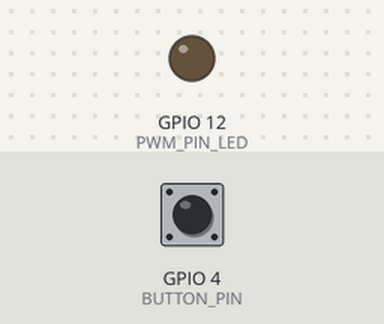
The sketch below on a simulated ESP32. On the bench: output pins drawn as LEDs (lit = HIGH). Inputs (shaded band) come from the test bench; at power-on: GPIO 4 (BUTTON_PIN) LOW. What the sketch prints to the serial monitor is not drawn.

Above: at 1.2 s.
1.3 s: GPIO 4 (BUTTON_PIN) pulled HIGH for 3.2 s
At 2.2 s:
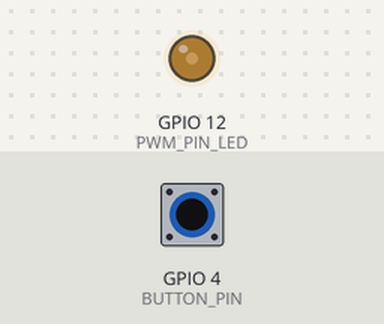
At 3.2 s:
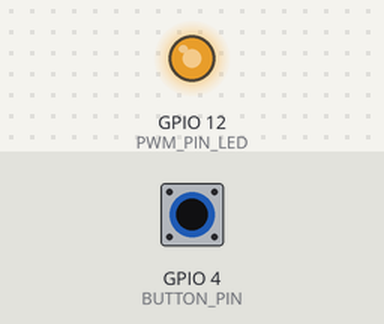
6.0 s: GPIO 4 (BUTTON_PIN) pulled HIGH for 0.15 s
8.0 s: GPIO 4 (BUTTON_PIN) pulled HIGH for 1 s
At 10.1 s:
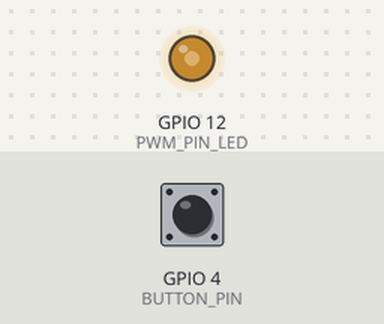
Timing chart, 0 to 11.6 s (numbered marks = the images above; inputs shaded):
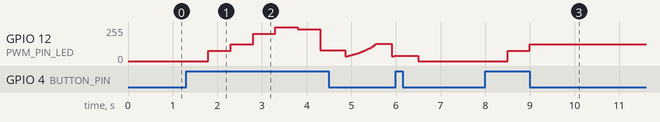

The sketch:

pwm.ino
```cpp
const int PWM_PIN_LED = 12;
const int BUTTON_PIN  =  4;

const int PWM_CHANNEL     = 0;
const int PWM_FREQ        = 10000; //[Hz]
const int PWM_PRESOLUTION = 8;    //bits

int waveform = 0;
float t;   //Tiempo del ciclo
float dutyCycle = 0;

void setup() {
  Serial.begin(115200);
  pinMode(BUTTON_PIN, INPUT_PULLDOWN);

  ledcSetup(PWM_CHANNEL, PWM_FREQ, PWM_PRESOLUTION);
  ledcAttachPin(PWM_PIN_LED, PWM_CHANNEL);
}

void loop() {

  //Polling button

  if(digitalRead(BUTTON_PIN)){
    waveform++;
    if(waveform > 7){
      waveform = 0;
    }
    Serial.println(waveform);
    delay(500);
  }

  t++;
  if(t >= 256){
      t = 0;
  }

  switch(waveform){

    case 0:
      dutyCycle = 0;
    break;

    case 1:
      dutyCycle = 0.3;
    break;

    case 2:
      dutyCycle = 0.5;
    break;

    case 3:
      dutyCycle = 0.8 ;
    break;

    case 4:
      dutyCycle = 1;
    break;


  //Formas de onda variables
    case 5:
      dutyCycle = (t+0.1)/256;
      delay(2.5);
    break;

    case 6:
      dutyCycle = 0.5*sin(2*PI*t/256)+ 0.5;
      delay(0.5);
    break;

    case 7:
      dutyCycle = pow(2.71828,((t/255)-1)*2);
      delay(4);
    break;
    }

   //Muestra forma de onda en serial plotter
   Serial.println(dutyCycle*100);

   //Envia señal pwm al pin seleccionado
   ledcWrite(PWM_CHANNEL, dutyCycle*255);


}
```

Measured:
- after the input at 1.3 s, GPIO 12 (PWM_PIN_LED): 0/255 → 76/255 after 0.50 s, → 127/255 0.50 s later, → 203/255 0.50 s later, → 255/255 0.50 s later, … (70 changes in this stretch)
- after the input at 8.0 s, GPIO 12 (PWM_PIN_LED): 0/255 → 76/255 after 0.50 s, → 127/255 0.50 s later
